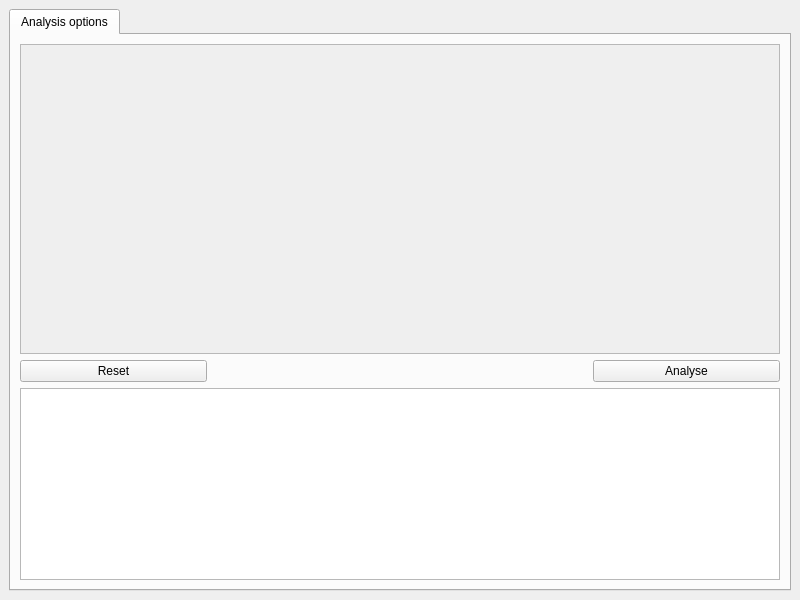
<?xml version="1.0" encoding="UTF-8"?>
<ui version="4.0">
 <class>DegenPrimerMain</class>
 <widget class="QMainWindow" name="DegenPrimerMain">
  <property name="geometry">
   <rect>
    <x>0</x>
    <y>0</y>
    <width>800</width>
    <height>600</height>
   </rect>
  </property>
  <property name="windowTitle">
   <string>DegenPrimer</string>
  </property>
  <property name="windowIcon">
   <iconset resource="DegenPrimerUI.qrc">
    <normaloff>:/degen_primer.svg</normaloff>:/degen_primer.svg</iconset>
  </property>
  <widget class="QWidget" name="centralwidget">
   <layout class="QGridLayout" name="gridLayout">
    <item row="0" column="0">
     <widget class="QTabWidget" name="mainTabs">
      <property name="currentIndex">
       <number>0</number>
      </property>
      <widget class="QWidget" name="configTabWidget">
       <attribute name="title">
        <string>Analysis options</string>
       </attribute>
       <layout class="QGridLayout" name="configTab">
        <item row="2" column="0" colspan="4">
         <widget class="QPlainTextEdit" name="terminalOutput">
          <property name="font">
           <font>
            <family>Monospace</family>
           </font>
          </property>
          <property name="toolTip">
           <string>&lt;html&gt;&lt;head/&gt;&lt;body&gt;&lt;p&gt;Terminal output&lt;/p&gt;&lt;/body&gt;&lt;/html&gt;</string>
          </property>
          <property name="readOnly">
           <bool>true</bool>
          </property>
         </widget>
        </item>
        <item row="0" column="0" colspan="4">
         <widget class="QScrollArea" name="configScrollArea">
          <property name="sizePolicy">
           <sizepolicy hsizetype="Expanding" vsizetype="Expanding">
            <horstretch>0</horstretch>
            <verstretch>1</verstretch>
           </sizepolicy>
          </property>
          <property name="widgetResizable">
           <bool>true</bool>
          </property>
          <widget class="QWidget" name="configFormWidget">
           <property name="geometry">
            <rect>
             <x>0</x>
             <y>0</y>
             <width>758</width>
             <height>298</height>
            </rect>
           </property>
           <layout class="QGridLayout" name="configForm"/>
          </widget>
         </widget>
        </item>
        <item row="1" column="3">
         <widget class="QPushButton" name="analyseButton">
          <property name="toolTip">
           <string>&lt;html&gt;&lt;head/&gt;&lt;body&gt;&lt;p&gt;Analyse primers&lt;/p&gt;&lt;/body&gt;&lt;/html&gt;</string>
          </property>
          <property name="text">
           <string>Analyse</string>
          </property>
         </widget>
        </item>
        <item row="1" column="0">
         <widget class="QPushButton" name="resetButton">
          <property name="text">
           <string>Reset</string>
          </property>
         </widget>
        </item>
        <item row="1" column="1" colspan="2">
         <spacer name="horizontalSpacer">
          <property name="orientation">
           <enum>Qt::Horizontal</enum>
          </property>
          <property name="sizeHint" stdset="0">
           <size>
            <width>40</width>
            <height>20</height>
           </size>
          </property>
         </spacer>
        </item>
       </layout>
      </widget>
     </widget>
    </item>
   </layout>
  </widget>
 </widget>
 <resources>
  <include location="DegenPrimerUI.qrc"/>
 </resources>
 <connections/>
</ui>
